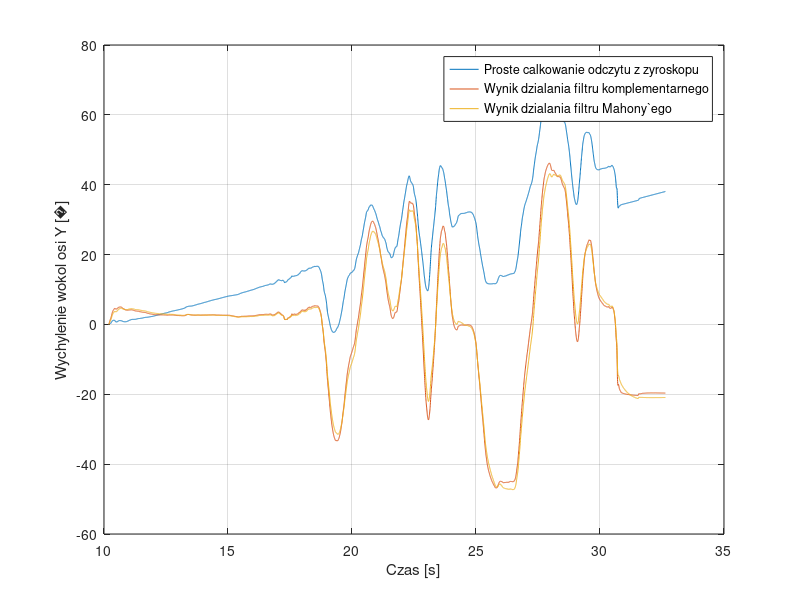
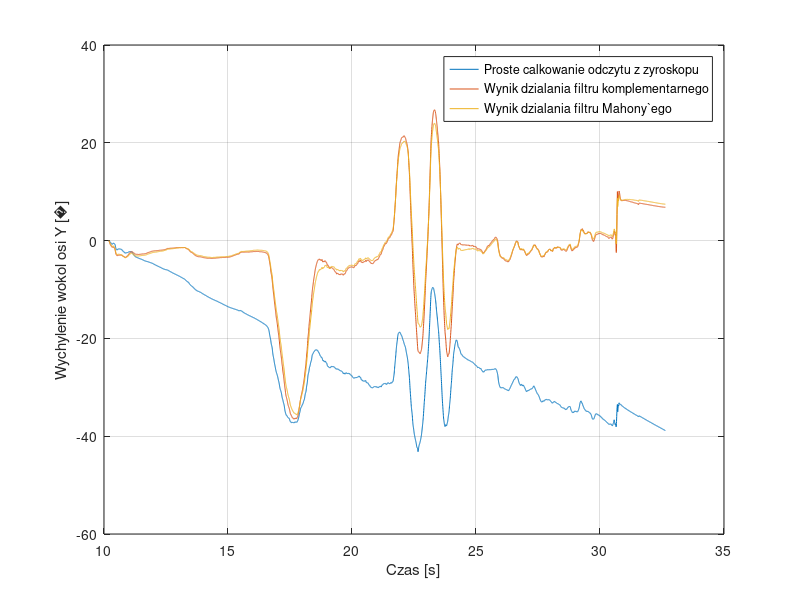

Source code (MATLAB) for these figures, in order:
% % config % %

%Mahony
Ki = 0.8;
Kp = 3;

%Komplementarny
a = 0.02;

dt = 0.00408;


% GENEROWANIE DO PLIKU(ANIMACJA 3D)

% 1 - komplementarny, 2 - Mahony
typ_filtru = 1;


% % % % % % % 

pomiar = csvread('pomiary.csv',0,0);
pomiar = pomiar(2500:end,:);
t = pomiar(:,1)*dt;
ch1 = pomiar(:,2)*(2/(2^12)); % acc x (g)
ch2 = pomiar(:,3)*(2/(2^12)); % acc y
ch3 = pomiar(:,4)*(2/(2^12)); % acc z
ch4 = (pomiar(:,5))*(250/(2^12)); % gyro x ( deg/s)
ch5 = -(pomiar(:,6))*(250/(2^12)); % gyro y
ch6 = (pomiar(:,7))*(250/(2^12)); % gyro z

calka1 = zeros(length(ch1),1);
calka2 = zeros(length(ch1),1);
calka3 = zeros(length(ch1),1);
for i=2:length(ch1)
    calka1(i) = calka1(i-1) + ch4(i)*dt;
    calka2(i) = calka2(i-1) + ch5(i)*dt;
    calka3(i) = calka3(i-1) + ch6(i)*dt;
end
komy = zeros(length(t),1);
komx = zeros(length(t),1);

for i=2:length(komy)
    acc = atan2(ch1(i),ch3(i)) * 180 /pi;
    komy(i) = (1-a)*(komy(i-1) + ch5(i)*dt) + a*acc;
end
for i=2:length(komy)
    acc = atan2(ch2(i),ch3(i)) * 180 /pi;
    komx(i) = (1-a)*(komx(i-1) + ch4(i)*dt) + a*acc;
end

mahy = zeros(length(ch1),1);
mahx = zeros(length(ch1),1);
I = zeros(length(ch1),1);
alfa = 1 - Kp*dt;
for i=2:length(komx)
    acc =  atan2(ch1(i),ch3(i)) * 180 /pi ;
    I(i) = I(i-1) + Ki*dt*(acc-mahy(i-1));
    mahy(i) = alfa*mahy(i-1) + (1-alfa)*acc + (ch5(i) + I(i))*dt;
end

for i=2:length(komx)
    acc =  atan2(ch2(i),ch3(i)) * 180 /pi ;
    I(i) = I(i-1) + Ki*dt*(acc-mahx(i-1));
    mahx(i) = alfa*mahx(i-1) + (1-alfa)*acc + (ch4(i) + I(i))*dt;
end


figure(1)
plot(t,calka2,t,komy, t,mahy);
xlabel('Czas [s]')
ylabel(['Wychylenie wokol osi Y [' char(176) ']'])
legend('Proste calkowanie odczytu z zyroskopu', 'Wynik dzialania filtru komplementarnego','Wynik dzialania filtru Mahony`ego');
grid on

figure(2)
plot(t,calka1,t,komx,t,mahx);
xlabel('Czas [s]')
ylabel(['Wychylenie wokol osi Y [' char(176) ']'])
legend('Proste calkowanie odczytu z zyroskopu', 'Wynik dzialania filtru komplementarnego','Wynik dzialania filtru Mahony`ego');
grid on


fileID = fopen('exptable.txt','w');
for i=1:length(komy)
    if typ_filtru == 1
        fprintf(fileID,'%f ',komy(i));
        fprintf(fileID,'%f\n',komx(i));
    end
    if typ_filtru == 2
        fprintf(fileID,'%f ',mahy(i));
        fprintf(fileID,'%f\n',mahx(i));
    end
end
fclose(fileID);